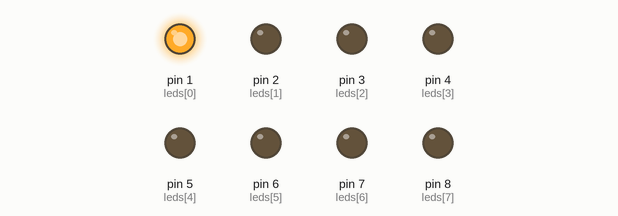
Simulated run of this sketch. Board: Arduino Uno, built with avr-gcc and run on an emulated ATmega328P. On the bench: output pins drawn as LEDs (lit = HIGH).

Above: at 0.05 s.
At 0.45 s:
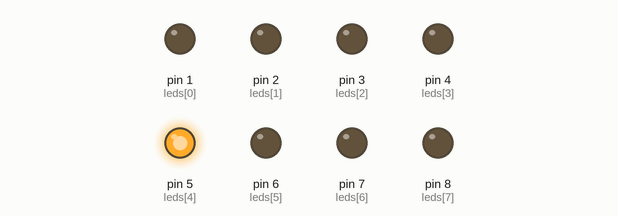
At 0.75 s:
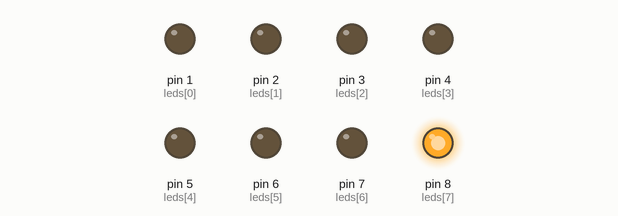
At 1.55 s:
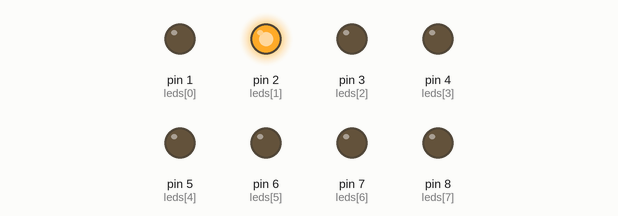
At 2.35 s:
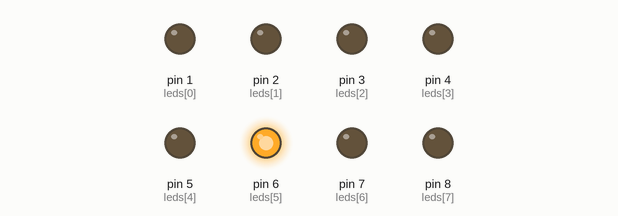
At 3.15 s:
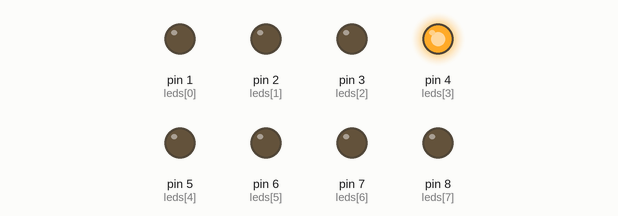
Timing chart, 0 to 3.5 s (numbered marks = the images above):
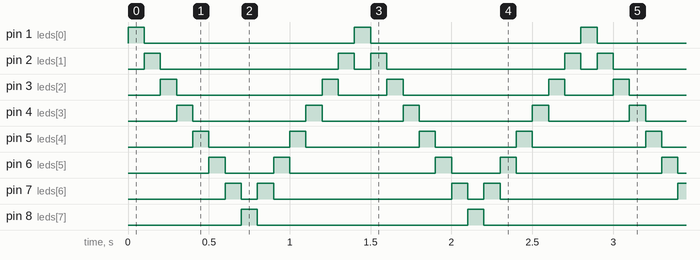

Measured:
- by itself, pin 1 (leds[0]), pin 8 (leds[7]): alternates HIGH for 0.10 s and LOW for 1.3 s
- by itself, pin 2 (leds[1]): repeats every 1.4 s: LOW 1.1 s, HIGH 0.10 s, LOW 0.10 s, HIGH 0.10 s
- by itself, pin 3 (leds[2]): repeats every 1.4 s: LOW 0.90 s, HIGH 0.10 s, LOW 0.30 s, HIGH 0.10 s
- by itself, pin 4 (leds[3]): repeats every 1.4 s: LOW 0.70 s, HIGH 0.10 s, LOW 0.50 s, HIGH 0.10 s
- by itself, pin 5 (leds[4]): repeats every 1.4 s: LOW 0.50 s, HIGH 0.10 s, LOW 0.70 s, HIGH 0.10 s
- by itself, pin 6 (leds[5]): repeats every 1.4 s: LOW 0.30 s, HIGH 0.10 s, LOW 0.90 s, HIGH 0.10 s
- by itself, pin 7 (leds[6]): repeats every 1.4 s: LOW 0.10 s, HIGH 0.10 s, LOW 1.1 s, HIGH 0.10 s

The sketch:

job07.ino
```cpp
const int leds[] = {1,2, 3, 4, 5, 6, 7, 8, 9};  // les 8 broches utilisées
const int ledCount = 8;

void setup() {
  for (int i = 0; i < ledCount; i++) {
    pinMode(leds[i], OUTPUT);
  }
}

void loop() {
  // De gauche à droite
  for (int i = 0; i < ledCount; i++) {
    digitalWrite(leds[i], HIGH);
    delay(100);
    digitalWrite(leds[i], LOW);
  }

  // De droite à gauche
  for (int i = ledCount - 2; i > 0; i--) {
    digitalWrite(leds[i], HIGH);
    delay(100);
    digitalWrite(leds[i], LOW);
  }
}
```
